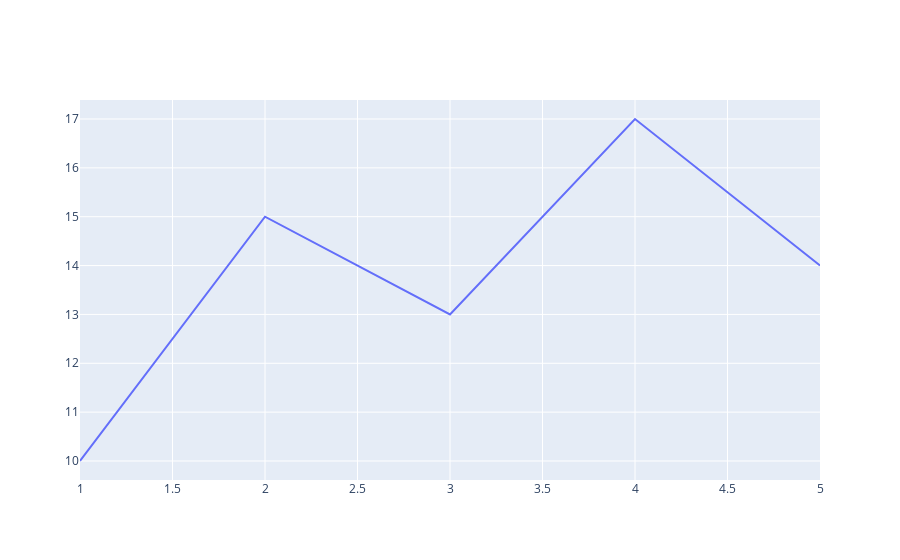

Notebook cell for this chart:
### Code cell
fig.add_trace(
    go.Scatter(x=[1, 2, 3, 4, 5], y=[10, 15, 13, 17, 14], mode="lines", name="Linea")
)

### Figure 1 — Plotly figure (JSON) as saved in the notebook; plotly's stock layout.template omitted (floating-point values rounded to 4 significant figures)
{"data": [{"mode": "lines", "name": "Linea", "type": "scatter", "x": [1, 2, 3, 4, 5], "y": [10, 15, 13, 17, 14]}], "layout": {}}
